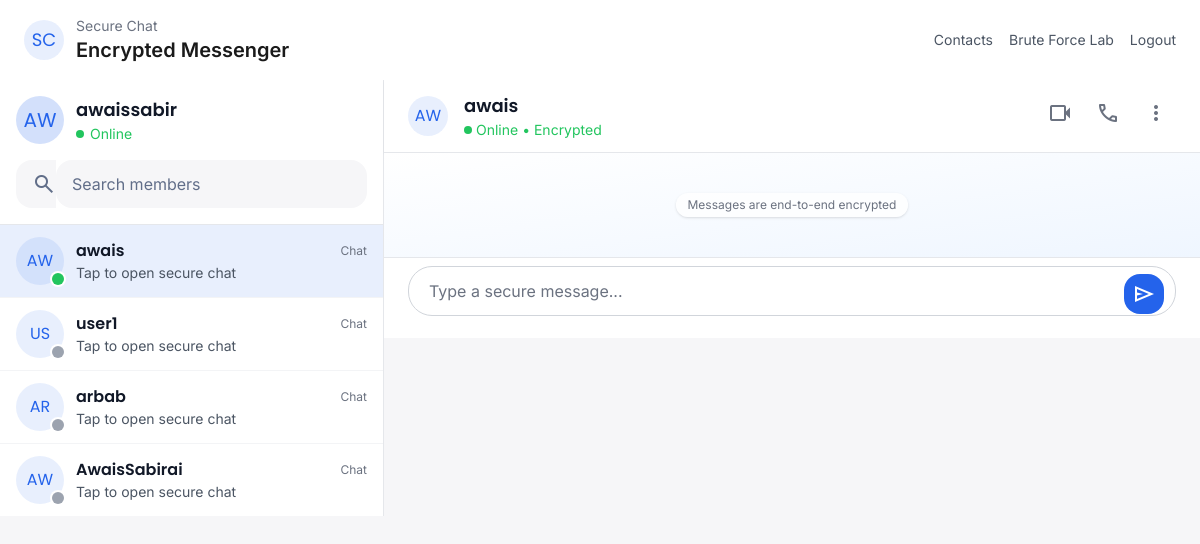
The page /chat/awais (signed in) on the database as committed earlier.
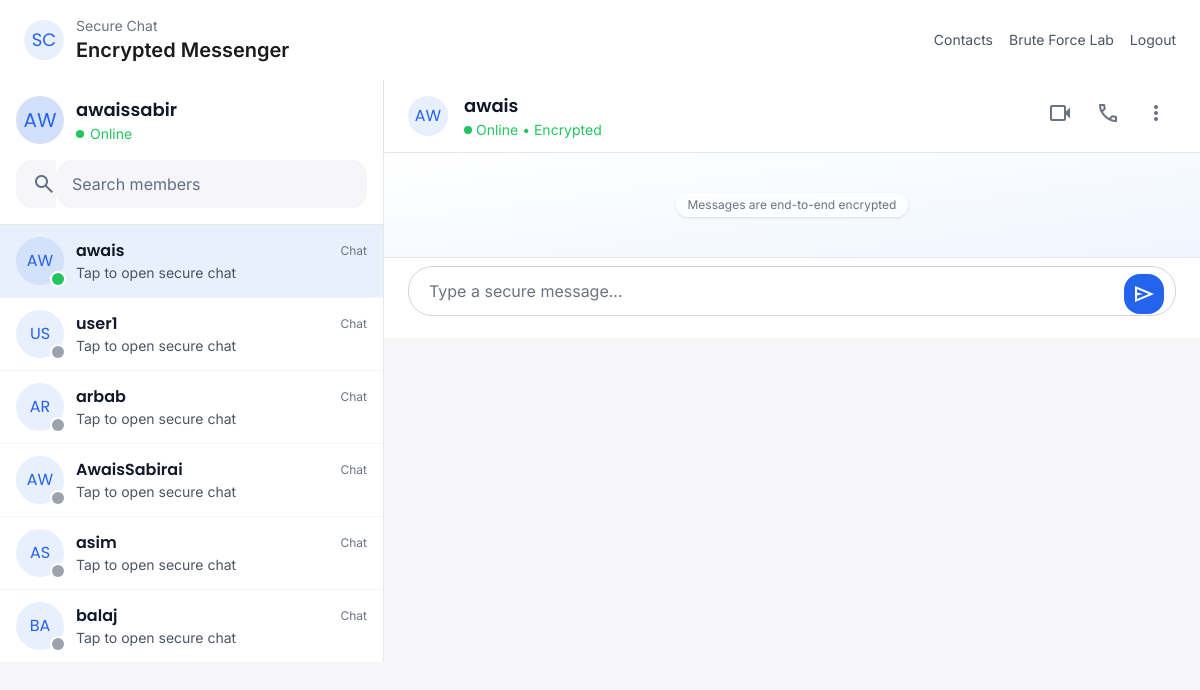
The same page on the database as committed later.
### database/models.py (models this page shows, shortened)
class User(db.Model):
    __tablename__ = "users"
    id = db.Column(db.Integer, primary_key=True)
    username = db.Column(db.String(80), unique=True, nullable=False)
    password_hash = db.Column(db.LargeBinary(128), nullable=False)
    public_key = db.Column(db.Text, nullable=False)
    private_key = db.Column(db.Text, nullable=False)
    created_at = db.Column(db.DateTime, default=datetime.utcnow)
    messages_sent = db.relationship(
        "Message",
        back_populates="sender_user",
        foreign_keys="Message.sender_id",
        lazy="dynamic",
    )
    messages_received = db.relationship(
        "Message",
        back_populates="receiver_user",
        foreign_keys="Message.receiver_id",
        lazy="dynamic",
    )

### app.py (the view)
    @app.route("/chat/<string:username>")
    @login_required
    def chat(username: str):
        user = current_user()
        partner = User.query.filter_by(username=username).first_or_404()
        contacts = User.query.filter(User.id != user.id).all()
        get_shared_key_for_users(user, partner)
        return render_template(
            "chat.html",
            partner=partner,
            contacts=contacts,
            current_user=user,
            poll_interval=app.config["CHAT_POLL_INTERVAL"],
        )

### app.py (called while the page is built)
def current_user() -> User | None:
    user_id = session.get("user_id")
    if not user_id:
        return None
    return User.query.get(user_id)

def login_required(view_func):
    @wraps(view_func)
    def wrapped(*args, **kwargs):
        if not current_user():
            flash("Please login to continue.", "warning")
            return redirect(url_for("login"))
        return view_func(*args, **kwargs)
    return wrapped

def _session_key(user_a: int, user_b: int) -> str:
    return f"shared_key:{min(user_a, user_b)}:{max(user_a, user_b)}"

def get_shared_key_for_users(user_a: User, user_b: User) -> bytes:
    key_name = _session_key(user_a.id, user_b.id)
    cached = session.get(key_name)
    if cached:
        return utils.decode_bytes(cached)
    private_key = int(user_a.private_key)
    peer_public = int(user_b.public_key)
    shared_key = key_exchange.compute_shared_key(private_key, peer_public)
    session[key_name] = utils.encode_bytes(shared_key)
    session.modified = True
    return shared_key

### crypto/key_exchange.py (called while the page is built)
def compute_shared_key(private_key: int, peer_public_key: int) -> bytes:
    shared_secret = pow(peer_public_key, private_key, P)
    return hkdf_sha256(shared_secret)

### crypto/utils.py (called while the page is built)
def hkdf_sha256(shared_secret: int, info: bytes = b"secure-chat") -> bytes:
    length = max(1, (shared_secret.bit_length() + 7) // 8)
    secret_bytes = shared_secret.to_bytes(length, byteorder="big", signed=False)
    prk = hmac.new(b"secure-chat-hkdf", secret_bytes, hashlib.sha256).digest()
    okm = hmac.new(prk, info + b"\x01", hashlib.sha256).digest()
    return okm

def encode_bytes(data: bytes) -> str:
    return base64.b64encode(data).decode("utf-8")

### templates/chat.html (shortened to what this page needs)
<!DOCTYPE html>
<html class="light" lang="en">
<head>
  <script src="https://cdn.tailwindcss.com?plugins=forms,container-queries"></script>
  <script id="tailwind-config">
    tailwind.config = {
      darkMode: "class",
      theme: {
        extend: {
          colors: {
            "primary": "#2463eb",
            "background-light": "#f6f6f8",
            "background-dark": "#111621",
          },
          fontFamily: {
            "display": ["Inter", "sans-serif"],
            "heading": ["Poppins", "sans-serif"]
          },
          borderRadius: { "DEFAULT": "0.5rem", "lg": "1rem", "xl": "1.5rem", "full": "9999px" },
        },
      },
    }
  </script>
</head>
<body class="font-display bg-background-light dark:bg-background-dark text-[#1a1a1a] dark:text-gray-200">
  <div class="flex flex-col min-h-screen">
    <header class="flex items-center justify-between px-6 py-4 bg-white shadow-sm">
      <div class="flex items-center gap-3">
        <div class="w-10 h-10 rounded-full bg-primary/10 text-primary flex items-center justify-center font-heading text-lg">SC</div>
        <div>
          <p class="text-sm text-gray-500">Secure Chat</p>
          <h1 class="text-xl font-semibold">Encrypted Messenger</h1>
        </div>
      </div>
      <div class="flex items-center gap-4">
        <a href="{{ url_for('chat_list') }}" class="text-sm text-gray-600 hover:text-primary">Contacts</a>
        <a href="{{ url_for('brute_force_home') }}" class="text-sm text-gray-600 hover:text-primary">Brute Force Lab</a>
        <a href="{{ url_for('logout') }}" class="text-sm text-gray-600 hover:text-primary">Logout</a>
      </div>
    </header>
    <div class="flex h-full grow">
      <aside class="flex flex-col h-full w-full max-w-sm border-r border-gray-200 dark:border-gray-800 bg-white dark:bg-background-dark">
        <div class="p-4 border-b border-gray-200 dark:border-gray-800">
          <div class="flex items-center gap-3 mb-4">
            <div class="bg-primary/20 rounded-full size-12 flex items-center justify-center text-primary font-heading text-xl uppercase">
              {{ current_user.username[:2] }}
            </div>
            <div class="flex flex-col">
              <h1 class="text-lg font-semibold font-heading text-gray-900 dark:text-white">{{ current_user.username }}</h1>
              <p class="text-green-500 text-sm flex items-center gap-1.5">
                <span class="w-2 h-2 bg-green-500 rounded-full"></span>Online
              </p>
            </div>
          </div>
          <label class="flex flex-col min-w-40 h-12 w-full">
            <div class="flex w-full items-stretch rounded-lg h-full">
              <div class="text-[#616e89] dark:text-gray-400 flex bg-background-light dark:bg-gray-800 items-center justify-center pl-4 rounded-l-lg">
                <span class="material-symbols-outlined">search</span>
              </div>
              <input class="form-input flex w-full rounded-lg text-gray-900 dark:text-white border-none bg-background-light dark:bg-gray-800 h-full placeholder:text-[#616e89] dark:placeholder:text-gray-400 px-4"
                     placeholder="Search members" readonly />
            </div>
          </label>
        </div>
        <div class="flex-1 overflow-y-auto">
          <div class="flex flex-col divide-y divide-gray-100 dark:divide-gray-800">
            {% for contact in contacts %}
            {% set active = (contact.username == partner.username) %}
            <a href="{{ url_for('chat', username=contact.username) }}"
               class="flex items-center gap-3 px-4 py-3 cursor-pointer {% if active %}bg-primary/10 dark:bg-primary/20{% else %}hover:bg-gray-100 dark:hover:bg-gray-800/50{% endif %}">
              <div class="relative">
                <div class="bg-primary/10 text-primary rounded-full size-12 flex items-center justify-center font-heading uppercase">
                  {{ contact.username[:2] }}
                </div>
                <span class="absolute bottom-0 right-0 block h-3 w-3 rounded-full {% if active %}bg-green-500{% else %}bg-gray-400{% endif %} ring-2 ring-white dark:ring-background-dark"></span>
              </div>
              <div class="flex-1 min-w-0">
                <div class="flex justify-between items-center">
                  <p class="text-base font-semibold font-heading text-gray-900 dark:text-white truncate">{{ contact.username }}</p>
                  <p class="text-xs text-gray-500 dark:text-gray-400">Chat</p>
                </div>
                <p class="text-sm text-gray-600 dark:text-gray-300 truncate">Tap to open secure chat</p>
              </div>
            </a>
            {% endfor %}
          </div>
        </div>
      </aside>
      <main class="flex-1 flex flex-col h-full bg-background-light dark:bg-background-dark">
        <header class="flex items-center justify-between gap-4 px-6 py-3 border-b border-gray-200 dark:border-gray-800 bg-white dark:bg-background-dark shadow-sm">
          <div class="flex items-center gap-4">
            <div class="bg-primary/10 text-primary rounded-full size-10 flex items-center justify-center font-heading uppercase">
              {{ partner.username[:2] }}
            </div>
            <div class="flex flex-col">
              <h2 class="text-lg font-semibold font-heading text-gray-900 dark:text-white">{{ partner.username }}</h2>
              <p class="text-sm text-green-500 flex items-center gap-1">
                <span class="w-2 h-2 rounded-full bg-green-500"></span>Online • Encrypted
              </p>
            </div>
          </div>
          <div class="flex items-center gap-2">
            <button class="p-2 text-gray-500 hover:text-gray-900 rounded-full hover:bg-gray-100 transition">
              <span class="material-symbols-outlined">videocam</span>
            </button>
            <button class="p-2 text-gray-500 hover:text-gray-900 rounded-full hover:bg-gray-100 transition">
              <span class="material-symbols-outlined">call</span>
            </button>
            <button class="p-2 text-gray-500 hover:text-gray-900 rounded-full hover:bg-gray-100 transition">
              <span class="material-symbols-outlined">more_vert</span>
            </button>
          </div>
        </header>
        <div class="flex-1 overflow-y-auto p-6 bg-gradient-to-br from-white to-blue-50 dark:from-[#111621] dark:to-gray-900 flex flex-col gap-4" id="message-list">
          <div class="flex items-center justify-center my-4">
            <span class="px-3 py-1 text-xs text-gray-500 dark:text-gray-400 bg-white/80 dark:bg-gray-800/50 rounded-full shadow">
              Messages are end-to-end encrypted
            </span>
          </div>
        </div>
        <div class="px-6 pb-4 pt-2 mt-auto border-t border-gray-200 dark:border-gray-800 bg-white dark:bg-background-dark">
          <form id="message-form" class="relative">
            <textarea name="message" id="chat-input" rows="1"
              class="form-textarea w-full resize-none rounded-xl border-gray-300 dark:border-gray-700 bg-white dark:bg-gray-800 text-gray-900 dark:text-white focus:ring-primary focus:border-primary pr-20 py-3 pl-5"
              placeholder="Type a secure message..." required></textarea>
            <div class="absolute right-3 top-1/2 -translate-y-1/2 flex items-center gap-1">
              <button type="submit" class="w-10 h-10 flex items-center justify-center bg-primary text-white rounded-lg hover:bg-blue-700 dark:hover:bg-blue-500 transition-colors">
                <span class="material-symbols-outlined">send</span>
              </button>
            </div>
          </form>
        </div>
      </main>
    </div>
  </div>
</body>
</html>

### templates/chat.html (style rules this page uses)
.material-symbols-outlined { font-variation-settings: 'FILL' 0, 'wght' 400, 'GRAD' 0, 'opsz' 24 }

Rows that differ between the two databases and show on the page:
added User: username "AS", username "asim"
added User: username "BA", username "balaj"
